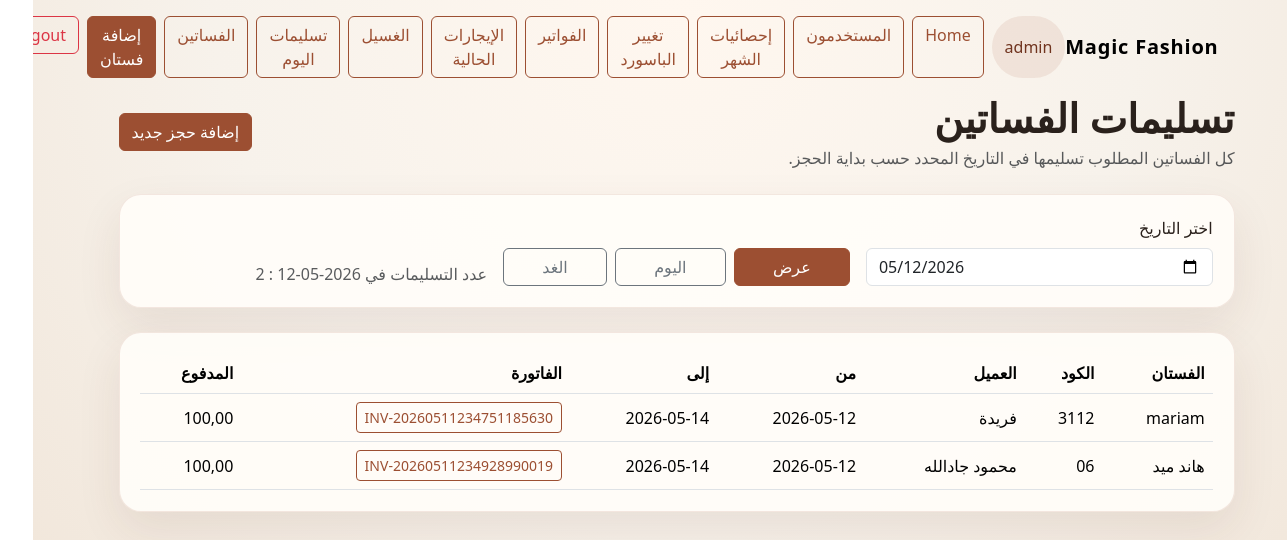
Screenshot of /deliveries/ (signed in) with the database file from the repository.
### dresses/models.py (models this page shows, shortened)
class Transaction(models.Model):
    TYPE_RENT = "rent"
    TYPE_SALE = "sale"
    TYPE_TAILORING = "tailoring"
    STATUS_ACTIVE = "active"
    STATUS_COMPLETED = "completed"
    STATUS_CANCELLED = "cancelled"
    TYPE_CHOICES = [
        (TYPE_RENT, "إيجار"),
        (TYPE_SALE, "بيع"),
        (TYPE_TAILORING, "تفصيل"),
    ]
    STATUS_CHOICES = [
        (STATUS_ACTIVE, "نشطة"),
        (STATUS_COMPLETED, "مكتملة"),
        (STATUS_CANCELLED, "ملغية"),
    ]
    invoice_number = models.CharField(max_length=30, unique=True, editable=False)
    transaction_type = models.CharField(max_length=20, choices=TYPE_CHOICES)
    status = models.CharField(
        max_length=20,
        choices=STATUS_CHOICES,
        default=STATUS_ACTIVE,
    )
    customer = models.ForeignKey(
        Customer,
        on_delete=models.SET_NULL,
        null=True,
        blank=True,
        related_name="transactions",
    )
    dress = models.ForeignKey(
        Dress,
        on_delete=models.SET_NULL,
        null=True,
        blank=True,
        related_name="transactions",
    )
    created_by = models.ForeignKey(
        settings.AUTH_USER_MODEL,
        on_delete=models.SET_NULL,
        null=True,
        blank=True,
        related_name="created_transactions",
    )
    description = models.CharField(max_length=255, blank=True)
    amount = models.DecimalField(max_digits=10, decimal_places=2, default=0)
    paid_amount = models.DecimalField(max_digits=10, decimal_places=2, default=0)
    rent_start_date = models.DateField(null=True, blank=True)
    expected_return_date = models.DateField(null=True, blank=True)
    returned_at = models.DateTimeField(null=True, blank=True)
    delivery_date = models.DateField(null=True, blank=True)
    created_at = models.DateTimeField(auto_now_add=True)
    updated_at = models.DateTimeField(auto_now=True)
    class Meta:
        ordering = ["-created_at"]

class Dress(models.Model):
    STATUS_AVAILABLE = "available"
    STATUS_RENTED = "rented"
    STATUS_LAUNDRY = "laundry"
    STATUS_SOLD = "sold"
    STATUS_CHOICES = [
        (STATUS_AVAILABLE, "متاح"),
        (STATUS_RENTED, "مؤجر"),
        (STATUS_LAUNDRY, "في الغسيل"),
        (STATUS_SOLD, "تم بيعه"),
    ]
    name = models.CharField(max_length=100)
    code = models.CharField(max_length=50, unique=True)
    size = models.CharField(max_length=20)
    color = models.CharField(max_length=50, blank=True)
    description = models.TextField(blank=True)
    rent_price = models.DecimalField(max_digits=10, decimal_places=2)
    sell_price = models.DecimalField(max_digits=10, decimal_places=2)
    tailoring_price = models.DecimalField(max_digits=10, decimal_places=2, default=0)
    status = models.CharField(
        max_length=20,
        choices=STATUS_CHOICES,
        default=STATUS_AVAILABLE,
    )
    image = models.ImageField(upload_to="dresses/", null=True, blank=True)
    created_at = models.DateTimeField(default=timezone.now)

class Customer(models.Model):
    name = models.CharField(max_length=100)
    phone = models.CharField(max_length=20, blank=True)
    notes = models.TextField(blank=True)
    created_at = models.DateTimeField(default=timezone.now)
    def __str__(self):
        return self.name

### dresses/views.py (the view)
# urls.py: path('deliveries/', deliveries_today, name='deliveries_today'),
@login_required
def deliveries_today(request):
    selected_date_raw = request.GET.get("date")
    today = timezone.localdate()
    tomorrow = today + timezone.timedelta(days=1)
    selected_date = parse_date(selected_date_raw) if selected_date_raw else today
    if selected_date is None:
        selected_date = today
    deliveries = (
        Transaction.objects.filter(
            transaction_type=Transaction.TYPE_RENT,
            status=Transaction.STATUS_ACTIVE,
            returned_at__isnull=True,
            rent_start_date=selected_date,
        )
        .select_related("customer", "dress")
        .order_by("dress__name", "created_at")
    )
    return render(
        request,
        "deliveries.html",
        {
            "deliveries": deliveries,
            "selected_date": selected_date,
            "deliveries_count": deliveries.count(),
            "today": today,
            "tomorrow": tomorrow,
        },
    )

### templates/deliveries.html (shortened to what this page needs)
{% extends "base.html" %}
{% block content %}
<div class="d-flex justify-content-between align-items-center mb-4">
    <div>
        <h1 class="fw-bold mb-1">تسليمات الفساتين</h1>
        <p class="text-muted mb-0">كل الفساتين المطلوب تسليمها في التاريخ المحدد حسب بداية الحجز.</p>
    </div>
    <a href="{% url 'create_transaction' 'rent' %}" class="btn btn-primary">إضافة حجز جديد</a>
</div>
<div class="panel-card mb-4">
    <form method="get" class="row g-3 align-items-end">
        <div class="col-md-4">
            <label class="form-label">اختر التاريخ</label>
            <input type="date" name="date" value="{{ selected_date|date:'Y-m-d' }}" class="form-control">
        </div>
        <div class="col-md-4 d-flex gap-2">
            <button type="submit" class="btn btn-primary flex-fill">عرض</button>
            <a href="{% url 'deliveries_today' %}" class="btn btn-outline-secondary flex-fill">اليوم</a>
            <a href="{% url 'deliveries_today' %}?date={{ tomorrow|date:'Y-m-d' }}" class="btn btn-outline-secondary flex-fill">الغد</a>
        </div>
        <div class="col-md-4 text-muted">
            عدد التسليمات في {{ selected_date|date:"Y-m-d" }} : {{ deliveries_count }}
        </div>
    </form>
</div>
<div class="panel-card">
    <div class="table-responsive">
        <table class="table align-middle mb-0">
            <thead>
                <tr>
                    <th>الفستان</th>
                    <th>الكود</th>
                    <th>العميل</th>
                    <th>من</th>
                    <th>إلى</th>
                    <th>الفاتورة</th>
                    <th>المدفوع</th>
                </tr>
            </thead>
            <tbody>
                {% for item in deliveries %}
                <tr>
                    <td>{{ item.dress.name }}</td>
                    <td>{{ item.dress.code }}</td>
                    <td>{{ item.customer|default:"بدون عميل" }}</td>
                    <td>{{ item.rent_start_date|date:"Y-m-d" }}</td>
                    <td>{{ item.expected_return_date|date:"Y-m-d" }}</td>
                    <td><a href="{% url 'invoice_detail' item.id %}" class="btn btn-sm btn-outline-primary">{{ item.invoice_number }}</a></td>
                    <td>{{ item.paid_amount }}</td>
                </tr>
                {% empty %}
                <tr>
                    <td colspan="7" class="text-center text-muted py-5">لا توجد تسليمات في هذا اليوم.</td>
                </tr>
                {% endfor %}
            </tbody>
        </table>
    </div>
</div>
{% endblock %}

### templates/base.html (shortened to what this page needs)
<!DOCTYPE html>
<html lang="ar" dir="rtl">
<head>
    <link href="https://cdn.jsdelivr.net/npm/bootstrap@5.3.3/dist/css/bootstrap.min.css" rel="stylesheet">
</head>
<body>
    <nav class="navbar navbar-expand-lg py-3">
        <div class="container">
            <a class="navbar-brand" href="{% if user.is_authenticated %}{% url 'dashboard' %}{% else %}{% url 'login' %}{% endif %}">Magic Fashion</a>
            <div class="d-flex gap-2">
                {% if user.is_authenticated %}
                    <span class="badge-soft d-inline-flex align-items-center">{{ user.username }}</span>
                    <a class="btn btn-outline-primary" href="{% url 'dashboard' %}">Home</a>
                    {% if user.is_staff or user.is_superuser %}
                        <a class="btn btn-outline-primary" href="{% url 'user_list' %}">المستخدمون</a>
                        <a class="btn btn-outline-primary" href="{% url 'monthly_statistics' %}">إحصائيات الشهر</a>
                    {% endif %}
                    <a class="btn btn-outline-primary" href="{% url 'change_password' %}">تغيير الباسورد</a>
                    <a class="btn btn-outline-primary" href="{% url 'invoice_list' %}">الفواتير</a>
                    <a class="btn btn-outline-primary" href="{% url 'current_rentals_list' %}">الإيجارات الحالية</a>
                    <a class="btn btn-outline-primary" href="{% url 'laundry_list' %}">الغسيل</a>
                    <a class="btn btn-outline-primary" href="{% url 'deliveries_today' %}">تسليمات اليوم</a>
                    <a class="btn btn-outline-primary" href="{% url 'dress_list' %}">الفساتين</a>
                    <a class="btn btn-primary" href="{% url 'add_dress' %}">إضافة فستان</a>
                    <form method="post" action="{% url 'logout' %}" class="d-inline">
                        <button class="btn btn-outline-danger" type="submit">Logout</button>
                    </form>
                {% endif %}
            </div>
        </div>
    </nav>
    <main class="container pb-5">
        {% block content %}{% endblock %}
    </main>
</body>
</html>

### templates/base.html (style rules this page uses)
:root { --bg: #f7f2eb; --surface: #fffdf9; --primary: #9c4f32; --primary-dark: #70341f; --secondary: #d9b08c; --ink: #2a211c; --muted: #7b685c; --success: #3b7a57; --warning: #e49b3f; }
body { background: radial-gradient(circle at top, #fff7ef 0%, var(--bg) 45%, #efe2d4 100%); color: var(--ink); min-height: 100vh; }
.navbar-brand { font-weight: 700; letter-spacing: 0.04em; }
.hero-card, .panel-card, .stat-card { background: rgba(255, 253, 249, 0.92); border: 1px solid rgba(156, 79, 50, 0.12); border-radius: 22px; box-shadow: 0 18px 45px rgba(84, 49, 31, 0.09); }
.panel-card { padding: 1.3rem; }
.badge-soft { background: rgba(156, 79, 50, 0.1); color: var(--primary-dark); border-radius: 999px; padding: 0.45rem 0.8rem; }
.table > :not(caption) > * > * { background: transparent; }
.btn-primary { background: var(--primary); border-color: var(--primary); }
.btn-outline-primary { color: var(--primary); border-color: var(--primary); }

### rows the page displays
Transaction: dress.name "mariam", dress.code "3112", customer "فريدة", rent_start_date "2026-05-12", expected_return_date "2026-05-14", invoice_number "INV-20260511234751185630", paid_amount "100,00"
Transaction: dress.name "هاند ميد", customer "محمود جادالله", rent_start_date "2026-05-12", expected_return_date "2026-05-14", invoice_number "INV-20260511234928990019", paid_amount "100,00"

### other values shown
{{ user.username }} "admin"
